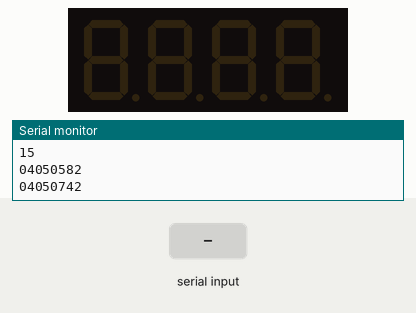
Simulated run of this sketch. Board: Arduino Uno, built with avr-gcc and run on an emulated ATmega328P. On the bench: 4-digit seven-segment display, the last lines printed to the serial monitor. The inputs (shaded band) are chosen by the test bench.

Above: at 1.2 s.
1.3 s: "90,45\n" received over Serial
At 1.7 s:
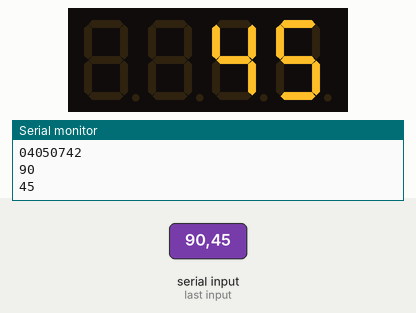
2.8 s: "30,150\n" received over Serial
At 3.6 s:
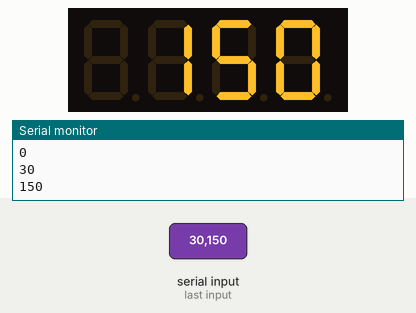
Timing chart, 0 to 5.8 s (numbered marks = the images above; inputs shaded):
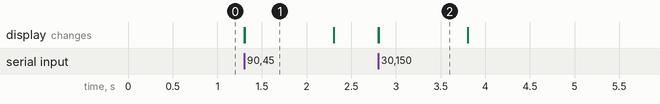

Measured:
- after the input at 1.3 s, the display: first changes at once (image 1 shows a later state)
- after the input at 2.8 s, the display: first changes at once (image 2 shows a later state)
- what the display in image 1 shows lasts 1.0 s, from 1.3 s to 2.3 s

The sketch:

midterm.ino
```cpp
#include "SevSeg.h"
SevSeg sevseg;

void setup()
{
  Serial.begin(9600);
  Serial.println("15");
  Serial.println("04050582");
  Serial.println("04050742");
  byte numDigits = 4;
  byte digitPins[] = {2,3,4,5};
  byte segmentPins[] = {6,7,8,9,10,11,12,13};
  sevseg.begin(COMMON_CATHODE, numDigits, digitPins,segmentPins);
}


 void loop()
{
  int val;
    if(Serial.available())
    {
      val = Serial.parseInt();
      Serial.println(val);
      if(val>=0 && val<=9999)
      {
        sevseg.setNumber(val);
          sevseg.refreshDisplay();
        }
      else
        Serial.println("range error");
    }
    else
            sevseg.refreshDisplay();
}
```
